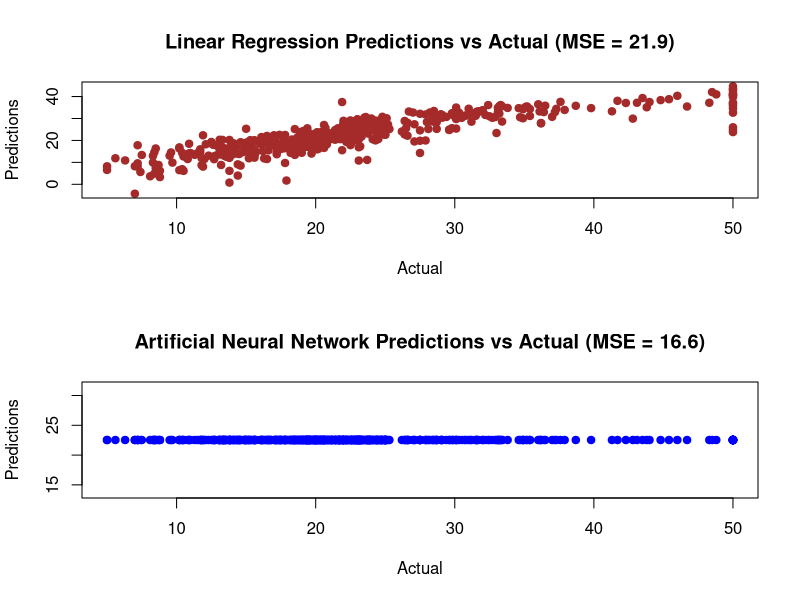

Write the R code that produced this figure.
# Example 2: Create a ANN for prediction

# We give a brief example of regression with neural networks and comparison with
# multivariate linear regression. The data set is housing data for 506 census tracts of
# Boston from the 1970 census. The goal is to predict median value of owner-occupied homes.

# Load the data and inspect the range (which is 1 - 50)
library(mlbench)
data(BostonHousing)
summary(BostonHousing$medv)

# Build the multiple linear regression model
lm.fit <- lm(medv ~ ., data = BostonHousing)
lm.predict <- predict(lm.fit)

# Calculate the MSE and plot
mean((lm.predict - BostonHousing$medv)^2) # MSE = 21.89483
par(mfrow = c(2,1))
plot(BostonHousing$medv, lm.predict, 
     main = "Linear Regression Predictions vs Actual (MSE = 21.9)", 
     xlab = "Actual", 
     ylab = "Predictions", 
     pch = 19, 
     col = "brown")

# Build the feed-forward ANN (w/ one hidden layer)
library(nnet)        # For Neural Network
nnet.fit <- nnet(medv/50 ~ ., 
                 data = BostonHousing, 
                 size = 2) # scale inputs: divide by 50 to get 0-1 range
nnet.predict <- predict(nnet.fit)*50 # multiply 50 to restore original scale

# Calculate the MSE and plot 
mean((nnet.predict - BostonHousing$medv)^2) # MSE = 16.56974
plot(BostonHousing$medv, 
     nnet.predict, main = "Artificial Neural Network Predictions vs Actual (MSE = 16.6)",
     xlab = "Actual", 
     ylab = "Predictions",
     pch = 19, 
     col = "blue")

# Next, we use the function train() from the package caret to optimize the ANN 
# hyperparameters decay and size, Also, caret performs resampling to give a better 
# estimate of the error. We scale linear regression by the same value, so the error 
# statistics are directly comparable.

library(mlbench)
data(BostonHousing)
library(caret)

# Optimize the ANN hyperpameters and print the results
mygrid <- expand.grid(.decay = c(0.5, 0.1), 
                      .size = c(4, 5, 6))
nnet.fit2 <- train(medv/50 ~ ., 
                   data = BostonHousing, 
                   method = "nnet", 
                   maxit = 1000, 
                   tuneGrid = mygrid, 
                   trace = FALSE)
print(nnet.fit2)

# Scale the linear regression and print the results
lm.fit2 <- train(medv/50 ~ ., 
                 data = BostonHousing, 
                 method = "lm") 
print(lm.fit2)
